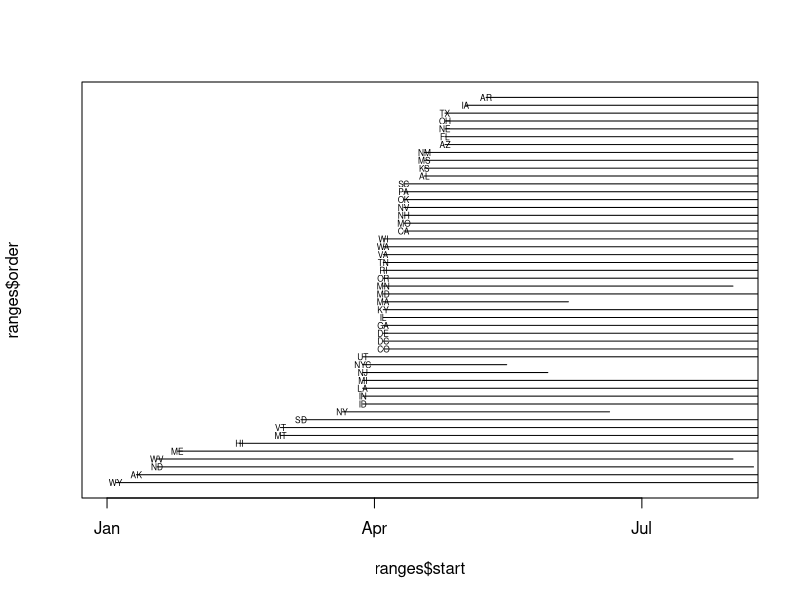

Source code (R):
##Calculate range when 90% of excess deaths occur by state
library(zoo)
library(lubridate)
d1 <- read.csv('./outputs/national_and_state_summary.csv')
 

optimal_mid_range <- function(states){
    #for(states in test.states ){
    #print(states)
 d1.state <- d1[d1$state==states & d1$year==2020,]
 d1.state$excess_all_cause_deaths[d1.state$excess_all_cause_deaths < 0] <- 0
 max.window <- nrow(d1.state)
 total_excess <- sum(d1.state$excess_all_cause_deaths, na.rm=T)
 window.length <- 2:max.window
 maxes <- t(sapply(window.length, function(x) rollsum(d1.state$excess_all_cause_deaths, k=x, fill=NA, align='left')))
 maxes[maxes/total_excess < 0.90 ] <- NA
 colnames(maxes) <- d1.state$week_end_date
 rownames(maxes) <- window.length
 maxes.not.miss <- maxes[rowSums(maxes, na.rm=T)>0,]
 maxes.not.miss <- maxes.not.miss[1,, drop=F]
 best.window.length <-  as.numeric(row.names(maxes.not.miss))
 
 best.start.week<- as.Date(  d1.state$week_end_date[which(maxes.not.miss == max(maxes.not.miss,na.rm=T))] )
 best.end.week <- as.Date(best.start.week) + lubridate::weeks(best.window.length)
 range_90_pct <- as.character(c(best.start.week, best.end.week))
  #}
 
  return(range_90_pct) 
}
 

test.states <- unique(d1$state)
test.states <- test.states[test.states!='US.agg']
ranges <- t(sapply( FUN=optimal_mid_range,test.states))
ranges <- cbind.data.frame(test.states, ranges)
names(ranges) <- c('state','start','end')
ranges$start <- as.Date(ranges$start)
ranges$end <- as.Date(ranges$end)
ranges$order <- rank(ranges$start, ties.method='first')

plot( y=ranges$order, x=ranges$start, xlim=as.Date(c('2020-01-01', '2020-08-01')), col='white', yaxt='n')
arrows(y0=ranges$order,  x0=ranges$start, x1=ranges$end , length=0)
text(y=ranges$order, x=ranges$start, ranges$state, cex=0.5)
#axis(side=2, at=ranges$order, ranges$state, cex.axis=0.5)

write.csv(ranges,'./outputs/short_window.csv')
